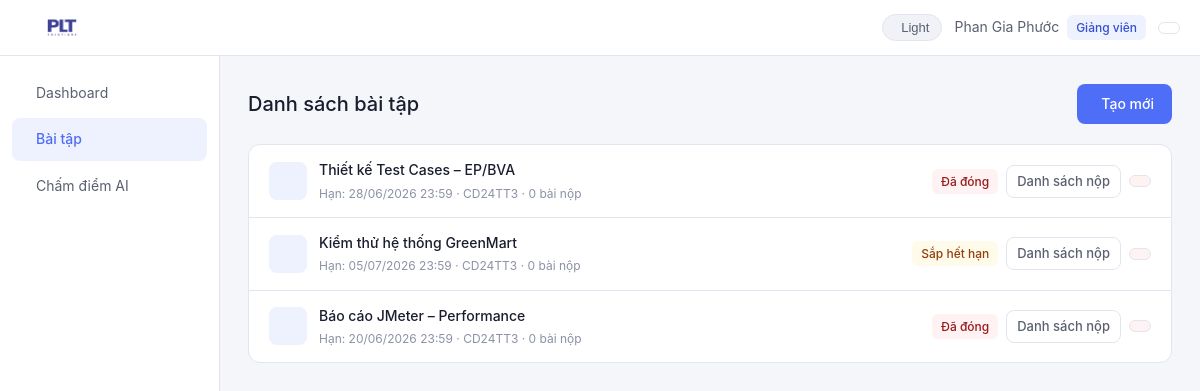
Page /assignments.php (signed in) on the committed database.
### tables this page shows
CREATE TABLE assignments (
    id INT AUTO_INCREMENT PRIMARY KEY,
    title VARCHAR(200) NOT NULL,
    description TEXT,
    deadline DATETIME NOT NULL,
    class VARCHAR(50) NOT NULL,
    file_types VARCHAR(100) DEFAULT 'csv,xlsx,pdf',
    teacher_id INT NOT NULL,
    created_at TIMESTAMP DEFAULT CURRENT_TIMESTAMP,
    FOREIGN KEY (teacher_id) REFERENCES users(id)
);

### includes/auth.php (called while the page is built, shortened)
<?php
function isTeacher() {
    return ($_SESSION['role'] ?? '') === 'teacher';
}

### assignments.php (the view, shortened to what this page needs)
<?php
require_once __DIR__ . '/includes/auth.php';
$db = getDB();
$action = $_GET['action'] ?? 'list';
$uid = $_SESSION['user_id'];
if ($action !== 'create') {
    if (isTeacher()) {
        $stmt = $db->prepare('SELECT a.*, COUNT(s.id) as sub_count FROM assignments a LEFT JOIN submissions s ON s.assignment_id=a.id WHERE a.teacher_id=? GROUP BY a.id ORDER BY a.created_at DESC');
        $stmt->execute([$uid]);
    } else {
        $stmt = $db->prepare('SELECT a.*, (SELECT COUNT(*) FROM submissions WHERE assignment_id=a.id AND student_id=?) as submitted FROM assignments a WHERE a.class=? ORDER BY a.deadline ASC');
        $stmt->execute([$uid, $_SESSION['class']]);
    }
    $assignments = $stmt->fetchAll();
}
require_once __DIR__ . '/includes/header.php';
?>
<?php if ($action === 'create' && isTeacher()): ?>
<div class="page-header">
  <div class="page-title">Tạo bài tập mới</div>
  <a href="/assignhub/assignments.php" class="btn btn-ghost"><i class="ti ti-arrow-left"></i> Quay lại</a>
</div>
<div class="card" style="max-width:620px">
  <form method="POST">
    <div class="form-group">
      <label class="form-label">Tên bài tập *</label>
      <input type="text" name="title" class="form-control" placeholder="VD: Thiết kế test cases EP/BVA" required>
    </div>
    <div class="form-group">
      <label class="form-label">Mô tả</label>
      <textarea name="description" class="form-control" placeholder="Hướng dẫn, yêu cầu bài tập..."></textarea>
    </div>
    <div class="form-group">
      <label class="form-label">Lớp *</label>
      <input type="text" name="class" class="form-control" placeholder="CD24TT3" required value="CD24TT3">
    </div>
    <div class="form-group">
      <label class="form-label">Hạn nộp *</label>
      <input type="datetime-local" name="deadline" class="form-control" required>
    </div>
    <div class="form-group">
      <label class="form-label">Loại file cho phép</label>
      <input type="text" name="file_types" class="form-control" value="csv,xlsx" placeholder="csv,xlsx,pdf">
      <div class="form-hint">Phân cách bằng dấu phẩy</div>
    </div>
    <div class="gap-row">
      <button type="submit" class="btn btn-primary"><i class="ti ti-plus"></i> Tạo bài tập</button>
      <a href="/assignhub/assignments.php" class="btn btn-ghost">Hủy</a>
    </div>
  </form>
</div>
<?php else: ?>
<div class="page-header">
  <div class="page-title">Danh sách bài tập</div>
  <?php if (isTeacher()): ?>
  <a href="/assignhub/assignments.php?action=create" class="btn btn-primary"><i class="ti ti-plus"></i> Tạo mới</a>
  <?php endif; ?>
</div>
<div class="list-card">
<?php foreach ($assignments as $a):
  $deadline = strtotime($a['deadline']);
  $diff = $deadline - time();
  if ($diff < 0) { $badge='red'; $label='Đã đóng'; }
  elseif ($diff < 86400*3) { $badge='amber'; $label='Sắp hết hạn'; }
  else { $badge='green'; $label='Còn hạn'; }
?>
  <div class="list-row">
    <div class="row-left">
      <div class="row-icon" style="background:var(--accent-bg)">
      </div>
      <div class="row-info">
        <div class="row-title"><?= htmlspecialchars($a['title']) ?></div>
        <div class="row-desc">
          Hạn: <?= date('d/m/Y H:i', $deadline) ?> · <?= htmlspecialchars($a['class']) ?>
          <?php if (isTeacher()): ?> · <?= $a['sub_count'] ?> bài nộp<?php endif; ?>
        </div>
      </div>
    </div>
    <div class="row-right">
      <span class="badge badge-<?= $badge ?>"><?= $label ?></span>
      <?php if (isTeacher()): ?>
      <a href="/assignhub/assignments.php?action=view&id=<?= $a['id'] ?>" class="btn btn-ghost btn-sm">Danh sách nộp</a>
      <a href="/assignhub/assignments.php?action=delete&id=<?= $a['id'] ?>" class="btn btn-danger btn-sm" onclick="return confirm('Xóa bài tập này?')">
      </a>
      <?php endif; ?>
    </div>
  </div>
<?php endforeach; ?>
</div>
<?php endif; ?>
<?php require_once __DIR__ . '/includes/footer.php'; ?>

### assets/css/style.css (style rules this page uses)
:root { --bg: #f5f6fa; --surface: #ffffff; --surface2: #f0f2f7; --text: #1a1d2e; --text2: #5a6070; --text3: #8b92a5; --accent: #4f6ef7; --accent-bg: #eef1fe; --accent-text: #3451d1; --success: #22c55e; --success-bg: #f0fdf4; --success-text: #166534; --warning: #f59e0b; --warning-bg: #fffbeb; --warning-text: #92400e; --danger: #ef4444; --danger-bg: #fef2f2; --danger-text: #991b1b; --border: #e2e5ef; --radius: 12px; --sidebar-w: 220px; --topbar-h: 56px; }
*, *::before, *::after { box-sizing: border-box; margin: 0; padding: 0; }
body { font-family: -apple-system, BlinkMacSystemFont, 'Segoe UI', sans-serif; background: var(--bg); color: var(--text); font-size: 15px; line-height: 1.6; transition: background .25s, color .25s; }
a { color: inherit; text-decoration: none; }
.btn { display: inline-flex; align-items: center; gap: 6px; padding: 9px 18px; border-radius: 8px; font-size: 14px; font-weight: 500; cursor: pointer; transition: all .2s; border: none; }
.btn-primary { background: var(--accent); color: #fff; }
.btn-ghost { background: transparent; color: var(--text2); border: 1px solid var(--border); }
.btn-danger { background: var(--danger-bg); color: var(--danger-text); border: 1px solid var(--border); }
.btn-sm { padding: 5px 10px; font-size: 13px; }
.badge { display: inline-flex; align-items: center; padding: 3px 9px; border-radius: 6px; font-size: 12px; font-weight: 500; }
.badge-amber { background: var(--warning-bg); color: var(--warning-text); }
.badge-red { background: var(--danger-bg); color: var(--danger-text); }
.page-header { display: flex; align-items: center; justify-content: space-between; margin-bottom: 20px; }
.page-title { font-size: 20px; font-weight: 500; }
.list-card { background: var(--surface); border: 1px solid var(--border); border-radius: var(--radius); overflow: hidden; }
.list-row { display: flex; align-items: center; justify-content: space-between; padding: 14px 20px; gap: 12px; border-bottom: 1px solid var(--border); transition: background .15s; }
.list-row:last-child { border-bottom: none; }
.row-left { display: flex; align-items: center; gap: 12px; flex: 1; min-width: 0; }
.row-icon { width: 38px; height: 38px; border-radius: 8px; flex-shrink: 0; display: flex; align-items: center; justify-content: center; font-size: 18px; }
.row-info { min-width: 0; }
.row-title { font-size: 14px; font-weight: 500; white-space: nowrap; overflow: hidden; text-overflow: ellipsis; }
.row-desc { font-size: 12px; color: var(--text3); margin-top: 2px; }
.row-right { display: flex; align-items: center; gap: 8px; flex-shrink: 0; }

### rows in the picture
assignments: title "Thiết kế Test Cases – EP/BVA", deadline "28/06/2026 23:59", class "CD24TT3", sub_count "0", deadline "Đã đóng"
assignments: title "Kiểm thử hệ thống GreenMart", deadline "05/07/2026 23:59", class "CD24TT3", sub_count "0", deadline "Sắp hết hạn"
assignments: title "Báo cáo JMeter – Performance", deadline "20/06/2026 23:59", class "CD24TT3", sub_count "0", deadline "Đã đóng"

### other values in the picture
$_SESSION['name'] "Phan Gia Phước"
t('Giảng viên') "Giảng viên"
